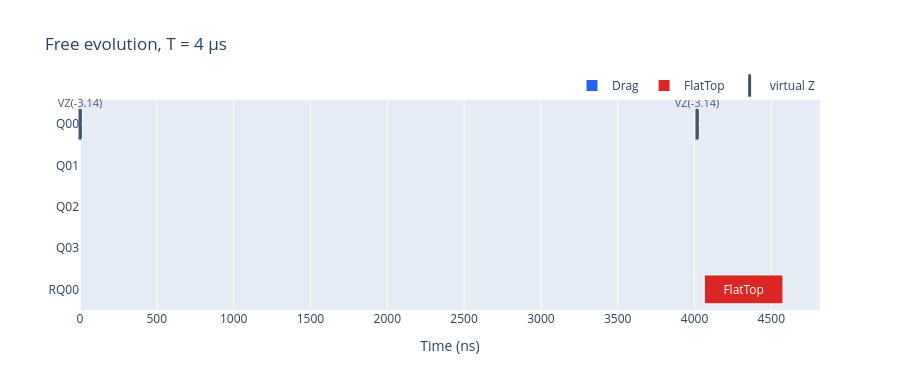

The cell this chart's notebook holds for it:
### Markdown cell above
Note the constant pulse *budget*: at *T* = 4 µs all three sequences place
16 π pulses, just in different patterns — CPMG repeats X–X (robust against
pure dephasing, sensitive to pulse errors along X), XY4 alternates axes
(first-order universal), XY8 adds time-symmetry (second-order).

### Pulse-level sanity check

Compile the *T* = 4 µs point and look before spending hardware time:

### Code cell
schedule_free = backend.validate(sweep["free"][3])[0]
build_pulse_schedule_timeline_figure(schedule_free, title="Free evolution, T = 4 µs").show()

### Figure 1 — Plotly figure (JSON) as saved in the notebook; plotly's stock layout.template omitted (floating-point values rounded to 4 significant figures)
{"data": [{"base": [0, 4016], "hovertemplate": "Drag<br>start=%{base:.1f} ns<br>duration=%{x:.1f} ns<extra></extra>", "insidetextanchor": "middle", "marker": {"color": "#2563eb", "line": {"color": "#ffffff", "width": 1}}, "name": "Drag", "orientation": "h", "text": "Drag", "textposition": "inside", "type": "bar", "x": [16, 16], "y": ["Q00", "Q00"]}, {"base": [4064], "hovertemplate": "FlatTop<br>start=%{base:.1f} ns<br>duration=%{x:.1f} ns<extra></extra>", "insidetextanchor": "middle", "marker": {"color": "#dc2626", "line": {"color": "#ffffff", "width": 1}}, "name": "FlatTop", "orientation": "h", "text": "FlatTop", "textposition": "inside", "type": "bar", "x": [512], "y": ["RQ00"]}, {"cliponaxis": false, "customdata": [["VirtualZ", -3.142], ["VirtualZ", -3.142]], "hovertemplate": "%{customdata[0]}<br>t=%{x:.1f} ns<br>theta=%{customdata[1]:.3f} rad<extra></extra>", "marker": {"color": "#475569", "line": {"color": "#475569", "width": 3}, "size": 22, "symbol": "line-ns-open"}, "mode": "markers+text", "name": "virtual Z", "text": ["VZ(-3.14)", "VZ(-3.14)"], "textfont": {"color": "#475569", "size": 11}, "textposition": "top center", "type": "scatter", "x": [0, 4016], "y": ["Q00", "Q00"]}], "layout": {"bargap": 0.3, "barmode": "overlay", "height": 390, "legend": {"orientation": "h", "x": 1, "xanchor": "right", "y": 1, "yanchor": "bottom"}, "title": {"text": "Free evolution, T = 4 µs"}, "width": 900, "xaxis": {"rangemode": "tozero", "title": {"text": "Time (ns)"}}, "yaxis": {"categoryarray": ["RQ00", "Q03", "Q02", "Q01", "Q00"], "categoryorder": "array"}}}
